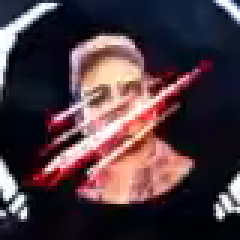
#> input picture assets/statuts/reference.png, 80 x 80 px (shown 3 times larger); its folder holds only this picture in this run
$ python -i vision.py   (imports and definitions only)
#> lines starting #> are read from the running program, lines starting #| are printed output that depends on the picture
import cv2
import numpy as np
from config import PORTRAIT_POSITIONS
from state import SurvivorState

# ── Snapshot ──────────────────────────────────────────────────────────────────
# Résultat de l'analyse visuelle d'UN portrait à UN instant T.
# Produit par VisionAnalyzer et consommé par StateLogic.
class SurvivorSnapshot:
    def __init__(self):
        self.state: str = SurvivorState.HEALTHY
        self.confidence: float = 0.0   # score de confiance (futur usage)
        self.hook_bars: int = 0        # nombre de barres blanches (0, 1 ou 2)
        self.has_yellow_bar: bool = False


# ── Analyseur visuel ──────────────────────────────────────────────────────────
class VisionAnalyzer:

    def analyze_frame(self, frame: np.ndarray) -> list[SurvivorSnapshot]:
        """
        Analyse les 4 portraits dans la frame capturée.
        Retourne une liste de 4 SurvivorSnapshot (un par survivant).
        """
        snapshots = []
        for pos in PORTRAIT_POSITIONS:
            # Découper le portrait depuis la ROI globale
            roi = frame[pos["y"]:pos["y"]+pos["h"], pos["x"]:pos["x"]+pos["w"]]
            snapshots.append(self._analyze_portrait(roi))
        return snapshots

    def _analyze_portrait(self, roi: np.ndarray) -> SurvivorSnapshot:
        """
        Pipeline de détection d'état pour UN portrait.

        On analyse 4 signaux dans cet ordre de priorité :
          1. Couleur de l'anneau  → mort détecté ici
          2. Intérieur du cercle  → porté / accroché / à terre / sorti
          3. Barre jaune          → Deep Wounds
          4. Griffures rouges     → Blessé vs Bonne santé
        """
        snap = SurvivorSnapshot()
        if roi.size == 0:
            return snap

        h, w = roi.shape[:2]

        # Masque circulaire : on ignore les pixels EN DEHORS du cercle du portrait.
        # Le fond derrière le cercle change selon la map (forêt, feu, etc.),
        # donc on l'exclut de toutes les analyses pour éviter les faux positifs.
        circle_mask = self._make_circle_mask(h, w)
        roi_masked = cv2.bitwise_and(roi, roi, mask=circle_mask)

        # ── Signal 1 : couleur de l'anneau ───────────────────────────────────
        # L'anneau est la bordure colorée du cercle du portrait.
        # Sa couleur change selon l'état : blanc/gris (vivant), cyan (Deep Wounds),
        # très sombre (mort ou déconnecté).
        ring_color = self._sample_ring_color(roi, h, w)

        if ring_color == "dark":
            snap.state = SurvivorState.DEAD
            snap.hook_bars = self._count_white_bars(roi)
            return snap

        # ── Signal 2 : intérieur du cercle ───────────────────────────────────
        # Quand un survivant est dans un état "icône" (porté, accroché, à terre,
        # sorti), son portrait est remplacé par une silhouette/icône sur fond noir.
        # On détecte cela en analysant la luminosité et la forme des pixels.
        icon_state = self._detect_icon_state(roi_masked, circle_mask, h, w)
        if icon_state:
            snap.state = icon_state
            snap.hook_bars = self._count_white_bars(roi)
            return snap

        # ── Signal 3 : barre jaune (Deep Wounds) ─────────────────────────────
        # La barre jaune est visible en bas du portrait quand le survivant est
        # en état "Blessé + Deep Wounds". On la détecte par sa couleur HSV jaune
        # et sa continuité horizontale (au moins 40% de la largeur du portrait).
        has_yellow_bar = self._detect_yellow_bar(roi)
        snap.has_yellow_bar = has_yellow_bar

        if ring_color == "cyan" or has_yellow_bar:
            snap.state = SurvivorState.DEEP_WOUNDS
            snap.hook_bars = self._count_white_bars(roi)
            return snap

        # ── Signal 4 : griffures rouges ──────────────────────────────────────
        # Les griffures apparaissent sur le portrait quand le survivant est blessé.
        # Ce sont des pixels rouge très saturé (S>180 en HSV), distincts du fond
        # de la map qui peut aussi être rouge/orange mais moins saturé.
        if self._detect_red_scratches(roi_masked):
            snap.state = SurvivorState.INJURED
        else:
            snap.state = SurvivorState.HEALTHY

        snap.hook_bars = self._count_white_bars(roi)
        return snap

    # ── Détection des états "icône" ───────────────────────────────────────────

    def _detect_icon_state(self, roi_masked: np.ndarray, circle_mask: np.ndarray, h: int, w: int) -> str | None:
        """
        Détecte les états Porté / Accroché / À terre / Sorti sans template.

        Principe :
        - Un portrait normal (visage du personnage) a une saturation et une
          luminosité moyennes assez élevées (teintes de peau variées, couleurs des vêtements).
        - Un état icône a un FOND NOIR avec une silhouette/icône CLAIRE dessus.
          → Saturation faible + luminosité globale faible.

        Une fois qu'on sait qu'on est dans un état icône, on analyse la FORME
        des pixels clairs pour distinguer les états :
        - Pixels étalés horizontalement → À terre (silhouette allongée)
        - Pixels étalés verticalement + concentrés en haut → Accroché (forme en crochet)
        - Peu ou pas de pixels clairs → Porté (silhouette sombre)
        - Teinte verte détectée → Sorti (icône de porte verte)

        Retourne None si le portrait semble être un visage normal.
        """
        hsv = cv2.cvtColor(roi_masked, cv2.COLOR_BGR2HSV)
        # Récupérer uniquement les pixels à l'intérieur du cercle
        circle_px = hsv[circle_mask == 255]

        if len(circle_px) == 0:
            return None

        mean_sat = float(np.mean(circle_px[:, 1]))  # saturation moyenne
        mean_val = float(np.mean(circle_px[:, 2]))  # luminosité moyenne

        # Un visage normal a saturation > 28 ET luminosité > 95
        # → ce n'est pas un état icône
        if mean_val > 95 and mean_sat > 28:
            return None

        # ── Sorti : teinte verte dominante (icône de porte) ──────────────────
        # La porte de sortie affiche une icône verte/cyan distincte
        green_mask = cv2.inRange(
            hsv,
            np.array([35, 40, 140]),   # teinte : vert-jaune (H=35) à cyan (H=90)
            np.array([90, 255, 255])
        )
        green_ratio = np.sum((green_mask > 0) & (circle_mask == 255)) / max(np.sum(circle_mask == 255), 1)
        if green_ratio > 0.12:  # plus de 12% de pixels verts dans le cercle
            return SurvivorState.ESCAPED

        # ── Isoler les pixels de l'icône (clairs sur fond sombre) ────────────
        # L'icône elle-même (silhouette blanche/grise) est plus lumineuse que le fond noir.
        # On cherche les pixels avec luminosité > 100 et saturation < 80 (gris/blanc).
        icon_mask = cv2.inRange(hsv, np.array([0, 0, 100]), np.array([180, 80, 255]))
        icon_mask = cv2.bitwise_and(icon_mask, circle_mask)

        icon_px = np.where(icon_mask > 0)
        n = len(icon_px[0])

        if n < 12:
            # Très peu de pixels clairs = silhouette à peine visible
            # → Le survivant est porté (la silhouette du carrier est très sombre)
            return SurvivorState.CARRIED

        rows, cols = icon_px

        # Calculer l'étendue horizontale et verticale des pixels de l'icône
        row_spread = int(np.max(rows)) - int(np.min(rows))  # hauteur de l'icône
        col_spread = int(np.max(cols)) - int(np.min(cols))  # largeur de l'icône

        # Rapport largeur/hauteur de l'icône :
        # > 1 = icône plus large que haute (horizontale)
        # < 1 = icône plus haute que large (verticale)
        aspect = col_spread / max(row_spread, 1)

        # Position verticale du centre de masse de l'icône (0 = haut, 1 = bas)
        centroid_y = float(np.mean(rows)) / h

        # À terre : la silhouette allongée est clairement plus large que haute
        if aspect > 1.35:
            return SurvivorState.DOWNED

        # Accroché : le symbole crochet est majoritairement vertical
        # et concentré dans la moitié supérieure du cercle
        if aspect < 0.85 and centroid_y < 0.55:
            return SurvivorState.HOOKED

        # Sinon : Porté (silhouette verticale, position variable)
        return SurvivorState.CARRIED

    # ── Méthodes de détection HSV ─────────────────────────────────────────────

    def _make_circle_mask(self, h: int, w: int) -> np.ndarray:
        """
        Crée un masque binaire en forme de cercle inscrit dans le rectangle h×w.
        Pixels DANS le cercle = 255 (analysés), pixels HORS du cercle = 0 (ignorés).
        Le rayon est légèrement réduit (-2px) pour éviter d'inclure la bordure de l'anneau.
        """
        mask = np.zeros((h, w), dtype=np.uint8)
        cv2.circle(mask, (w // 2, h // 2), min(w, h) // 2 - 2, 255, -1)
        return mask

    def _sample_ring_color(self, roi: np.ndarray, h: int, w: int) -> str:
        """
        Analyse la couleur de l'anneau (bordure du cercle du portrait).

        Méthode : on crée deux cercles (grand et petit), leur XOR donne l'anneau.
        On calcule la teinte (H), saturation (S) et luminosité (V) moyennes.

        Retourne :
        - "dark"  → V < 50 : portrait très sombre = mort ou déconnecté
        - "cyan"  → H ≈ 85-100 et S > 100 : anneau cyan = Deep Wounds actif
        - "white" → tout le reste : état vivant normal
        """
        ring_width = max(3, min(h, w) // 10)  # épaisseur de l'anneau en pixels
        center = (w // 2, h // 2)
        r_out = min(w, h) // 2 - 1
        r_in  = r_out - ring_width

        mo = np.zeros((h, w), dtype=np.uint8)
        mi = np.zeros((h, w), dtype=np.uint8)
        cv2.circle(mo, center, r_out, 255, -1)
        cv2.circle(mi, center, r_in,  255, -1)
        # XOR : pixels dans le grand cercle mais PAS dans le petit = l'anneau
        ring_mask = cv2.bitwise_xor(mo, mi)

        hsv = cv2.cvtColor(roi, cv2.COLOR_BGR2HSV)
        px = hsv[ring_mask == 255]

        if len(px) == 0:
            return "white"

        mean_h = float(np.mean(px[:, 0]))  # teinte (0-180 en OpenCV)
        mean_s = float(np.mean(px[:, 1]))  # saturation (0-255)
        mean_v = float(np.mean(px[:, 2]))  # valeur/luminosité (0-255)

        if mean_v < 50:
            return "dark"
        if 85 <= mean_h <= 100 and mean_s > 100:
            return "cyan"
        return "white"

    def _detect_red_scratches(self, roi_masked: np.ndarray) -> bool:
        """
        Détecte les griffures rouges caractéristiques de l'état Blessé.

        En HSV, le rouge occupe DEUX plages de teinte (H=0-10 et H=170-180)
        à cause de la nature circulaire de la roue des couleurs.
        On applique un OR sur les deux masques pour couvrir tout le rouge.

        Critère : au moins 30 pixels rouge très saturé (S>180) et lumineux (V>120)
        dans le cercle masqué. Ce seuil évite les faux positifs avec des fonds
        légèrement rougeâtres.
        """
        hsv = cv2.cvtColor(roi_masked, cv2.COLOR_BGR2HSV)
        m1 = cv2.inRange(hsv, np.array([0,   180, 120]), np.array([10,  255, 255]))
        m2 = cv2.inRange(hsv, np.array([170, 180, 120]), np.array([180, 255, 255]))
        return int(np.sum(cv2.bitwise_or(m1, m2) > 0)) > 30

    def _detect_yellow_bar(self, roi: np.ndarray) -> bool:
        """
        Détecte la barre jaune de Deep Wounds en bas du portrait.

        La barre est située dans le TIERS INFÉRIEUR du portrait.
        Pour éviter les faux positifs avec des fonds jaunes (champ de maïs, etc.),
        on vérifie qu'au moins une ligne horizontale contient > 40% de pixels jaunes
        consécutifs (= une vraie barre, pas des pixels isolés).
        """
        h, w = roi.shape[:2]
        # On analyse uniquement le tiers inférieur où se trouve la barre
        bar_zone = roi[2*h//3:h, :]
        hsv = cv2.cvtColor(bar_zone, cv2.COLOR_BGR2HSV)
        # Plage jaune DBD : teinte 20-35, saturation et luminosité élevées
        yellow = cv2.inRange(hsv, np.array([20, 150, 150]), np.array([35, 255, 255]))
        # Compter les pixels jaunes par ligne horizontale
        row_sums = np.sum(yellow > 0, axis=1)
        return bool(np.any(row_sums > w * 0.4))

    def _count_white_bars(self, roi: np.ndarray) -> int:
        """
        Compte les barres blanches à droite du portrait (0, 1 ou 2).

        Ces barres représentent le nombre de fois qu'un survivant a été accroché.
        Elles sont situées à droite du cercle, dans le quart droit du ROI.
        On divise la zone en deux moitiés verticales : haut = 1er hook, bas = 2ème.
        Critère : au moins 10 pixels blancs (V>200, S<30) dans chaque moitié.
        """
        h, w = roi.shape[:2]
        # Zone à droite du cercle : quart droit du ROI
        bars_zone = roi[:, w*3//4:]
        if bars_zone.size == 0:
            return 0

        hsv = cv2.cvtColor(bars_zone, cv2.COLOR_BGR2HSV)
        # Blanc = très lumineux (V>200) et très peu saturé (S<30)
        white = cv2.inRange(hsv, np.array([0, 0, 200]), np.array([180, 30, 255]))

        half = h // 2
        count = 0
        if np.sum(white[:half] > 0) > 10:
            count += 1
        if np.sum(white[half:] > 0) > 10:
            count += 1
        return count

    # ── Debug (utilisé par tools/test_vision.py) ──────────────────────────────

    def get_debug_info(self, frame: np.ndarray) -> list[dict]:
        """
        Retourne les infos de debug détaillées pour les 4 portraits.
        Affiche les valeurs brutes (saturation, luminosité, couleur anneau, etc.)
        pour aider à calibrer les seuils si la détection est incorrecte.
        """
        debug_list = []
        for i, pos in enumerate(PORTRAIT_POSITIONS):
            roi = frame[pos["y"]:pos["y"]+pos["h"], pos["x"]:pos["x"]+pos["w"]]
            if roi.size == 0:
                debug_list.append({})
                continue

            h, w = roi.shape[:2]
            circle_mask = self._make_circle_mask(h, w)
            roi_masked = cv2.bitwise_and(roi, roi, mask=circle_mask)

            hsv = cv2.cvtColor(roi_masked, cv2.COLOR_BGR2HSV)
            px = hsv[circle_mask == 255]
            mean_sat = float(np.mean(px[:, 1])) if len(px) else 0
            mean_val = float(np.mean(px[:, 2])) if len(px) else 0

            ring_color  = self._sample_ring_color(roi, h, w)
            has_scratches = self._detect_red_scratches(roi_masked)
            has_yellow  = self._detect_yellow_bar(roi)
            icon_state  = self._detect_icon_state(roi_masked, circle_mask, h, w)
            snap        = self._analyze_portrait(roi)

            debug_list.append({
                "survivor":       i + 1,
                "state":          snap.state,       # état final détecté
                "ring_color":     ring_color,        # couleur de l'anneau
                "mean_sat":       round(mean_sat, 1),# saturation moyenne du cercle
                "mean_val":       round(mean_val, 1),# luminosité moyenne du cercle
                "has_scratches":  has_scratches,     # griffures rouges détectées ?
                "has_yellow_bar": has_yellow,         # barre jaune détectée ?
                "icon_state":     icon_state,         # état icône brut (avant fusion)
                "hook_bars":      snap.hook_bars,     # nombre de barres blanches
            })

        return debug_list

>>> import cv2
>>> picture = cv2.imread('assets/statuts/reference.png')
#> picture is the input picture: shape (80, 80, 3); mean B, G, R 64, 56.9, 75.8
>>> result = VisionAnalyzer().get_debug_info(picture)
#> the loop in get_debug_info, `for i, pos in enumerate(PORTRAIT_POSITIONS):` made 4 passes
#> (has_scratches, has_yellow) on pass 1: (True, False)
#> pass 1, in get_debug_info, `roi = frame[pos["y"]:pos["y"]+pos["h"], pos["x"]:pos["x"]+pos["w"]]`:
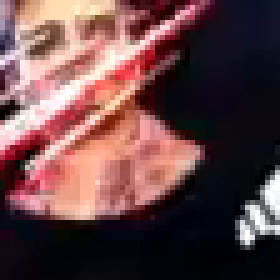
#> roi: shape (56, 56, 3) (shown 5 times larger); mean B, G, R 71.1, 69.5, 102.1
#> pass 1, in get_debug_info, `roi_masked = cv2.bitwise_and(roi, roi, mask=circle_mask)`:
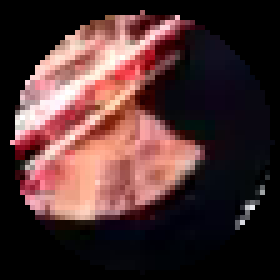
#> roi_masked: shape (56, 56, 3) (shown 5 times larger); mean B, G, R 49.4, 49.3, 76.6
#> after the loop in get_debug_info, `for i, pos in enumerate(PORTRAIT_POSITIONS):`: debug_list = 4 items
#> result = 4 items
